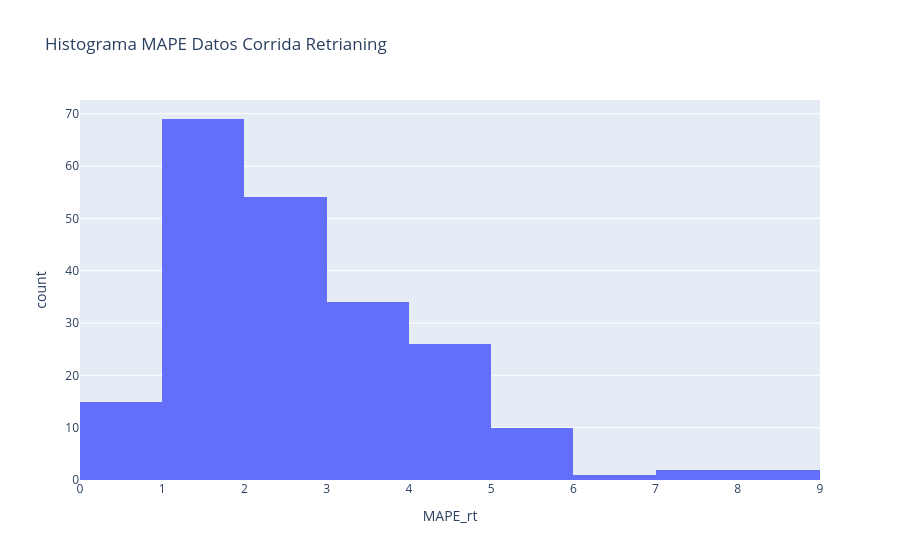

Notebook code cell kept with this figure:
### Code cell
fig = px.histogram(original, x="MAPE_rt", nbins=10, title="Histograma MAPE Datos Corrida Retrianing")
fig.show()

### Figure 1 — Plotly figure (JSON) as saved in the notebook; plotly's stock layout.template omitted (floating-point values rounded to 4 significant figures; data arrays with more than 128 entries replaced by an {"elided": "..."} marker saying what was removed)
{"data": [{"alignmentgroup": "True", "bingroup": "x", "hovertemplate": "MAPE_rt=%{x}<br>count=%{y}<extra></extra>", "legendgroup": "", "marker": {"color": "#636efa", "pattern": {"shape": ""}}, "name": "", "nbinsx": 10, "offsetgroup": "", "orientation": "v", "showlegend": false, "type": "histogram", "x": {"elided": "357 float values"}, "xaxis": "x", "yaxis": "y"}], "layout": {"barmode": "relative", "legend": {"tracegroupgap": 0}, "title": {"text": "Histograma MAPE Datos Corrida Retrianing"}, "xaxis": {"anchor": "y", "domain": [0, 1], "title": {"text": "MAPE_rt"}}, "yaxis": {"anchor": "x", "domain": [0, 1], "title": {"text": "count"}}}}
